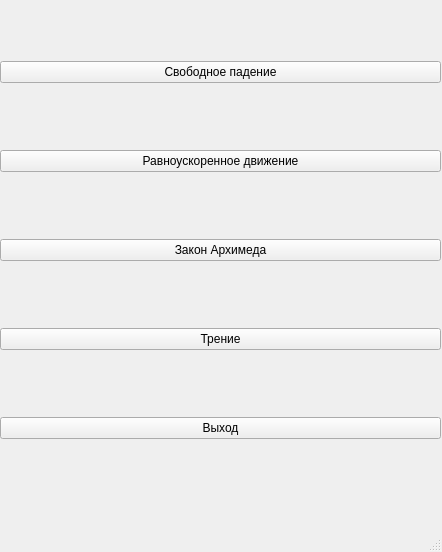
<?xml version="1.0" encoding="UTF-8"?>
<ui version="4.0">
 <class>MainWindow</class>
 <widget class="QMainWindow" name="MainWindow">
  <property name="geometry">
   <rect>
    <x>0</x>
    <y>0</y>
    <width>442</width>
    <height>552</height>
   </rect>
  </property>
  <property name="minimumSize">
   <size>
    <width>442</width>
    <height>552</height>
   </size>
  </property>
  <property name="maximumSize">
   <size>
    <width>442</width>
    <height>552</height>
   </size>
  </property>
  <property name="windowTitle">
   <string>MainWindow</string>
  </property>
  <widget class="QWidget" name="centralwidget">
   <widget class="QWidget" name="gridLayoutWidget">
    <property name="geometry">
     <rect>
      <x>0</x>
      <y>0</y>
      <width>441</width>
      <height>501</height>
     </rect>
    </property>
    <layout class="QGridLayout" name="gridLayout">
     <item row="1" column="0">
      <widget class="QPushButton" name="uniaccmotion">
       <property name="text">
        <string>Равноускоренное движение</string>
       </property>
      </widget>
     </item>
     <item row="2" column="0">
      <widget class="QPushButton" name="archlaw">
       <property name="text">
        <string>Закон Архимеда</string>
       </property>
      </widget>
     </item>
     <item row="0" column="0">
      <widget class="QPushButton" name="freefall">
       <property name="text">
        <string>Свободное падение</string>
       </property>
      </widget>
     </item>
     <item row="3" column="0">
      <widget class="QPushButton" name="friction">
       <property name="text">
        <string>Трение</string>
       </property>
      </widget>
     </item>
     <item row="4" column="0">
      <widget class="QPushButton" name="exit">
       <property name="text">
        <string>Выход</string>
       </property>
      </widget>
     </item>
    </layout>
   </widget>
  </widget>
  <widget class="QMenuBar" name="menubar">
   <property name="geometry">
    <rect>
     <x>0</x>
     <y>0</y>
     <width>442</width>
     <height>21</height>
    </rect>
   </property>
  </widget>
  <widget class="QStatusBar" name="statusbar"/>
 </widget>
 <resources/>
 <connections/>
</ui>
